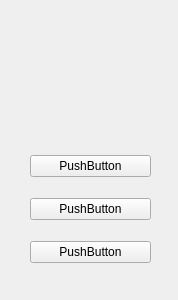
<?xml version="1.0" encoding="UTF-8"?>
<ui version="4.0">
 <class>Form</class>
 <widget class="QWidget" name="Form">
  <property name="geometry">
   <rect>
    <x>0</x>
    <y>0</y>
    <width>178</width>
    <height>300</height>
   </rect>
  </property>
  <property name="windowTitle">
   <string>Form</string>
  </property>
  <widget class="QWidget" name="verticalLayoutWidget">
   <property name="geometry">
    <rect>
     <x>30</x>
     <y>140</y>
     <width>121</width>
     <height>141</height>
    </rect>
   </property>
   <layout class="QVBoxLayout" name="verticalLayout">
    <item>
     <widget class="QPushButton" name="pushButton">
      <property name="text">
       <string>PushButton</string>
      </property>
     </widget>
    </item>
    <item>
     <widget class="QPushButton" name="pushButton_2">
      <property name="text">
       <string>PushButton</string>
      </property>
     </widget>
    </item>
    <item>
     <widget class="QPushButton" name="pushButton_3">
      <property name="text">
       <string>PushButton</string>
      </property>
     </widget>
    </item>
   </layout>
  </widget>
  <widget class="QLabel" name="label">
   <property name="geometry">
    <rect>
     <x>10</x>
     <y>10</y>
     <width>161</width>
     <height>121</height>
    </rect>
   </property>
   <property name="styleSheet">
    <string notr="true">#label
{
	background-image : url(C:/Users/3D4/Documents/maya/2020/scripts/barakaTools/qt/icons/title.png);
	background-position : center;
	border-radius : 20px;

}</string>
   </property>
   <property name="text">
    <string/>
   </property>
  </widget>
 </widget>
 <resources/>
 <connections/>
</ui>
